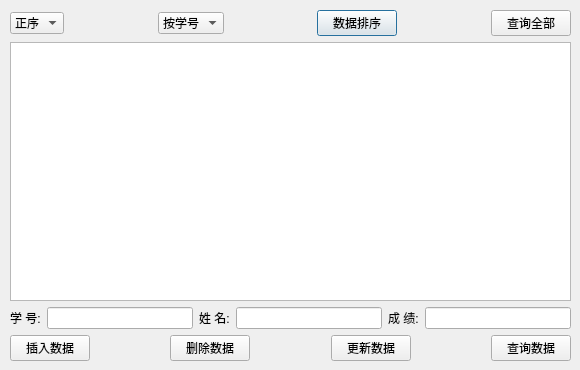
<?xml version="1.0" encoding="UTF-8"?>
<ui version="4.0">
 <class>StudentDialog</class>
 <widget class="QDialog" name="StudentDialog">
  <property name="geometry">
   <rect>
    <x>0</x>
    <y>0</y>
    <width>580</width>
    <height>370</height>
   </rect>
  </property>
  <property name="windowTitle">
   <string>学生管理系统 v1.0</string>
  </property>
  <property name="windowIcon">
   <iconset resource="images.qrc">
    <normaloff>:/new/prefix1/C:/Users/hongz/Pictures/4171306_day_flower_gift_love_valentine_icon.ico</normaloff>:/new/prefix1/C:/Users/hongz/Pictures/4171306_day_flower_gift_love_valentine_icon.ico</iconset>
  </property>
  <widget class="QWidget" name="layoutWidget">
   <property name="geometry">
    <rect>
     <x>10</x>
     <y>10</y>
     <width>561</width>
     <height>351</height>
    </rect>
   </property>
   <layout class="QVBoxLayout" name="verticalLayout">
    <item>
     <layout class="QHBoxLayout" name="horizontalLayout">
      <item>
       <widget class="QComboBox" name="comboBoxOrder">
        <item>
         <property name="text">
          <string>正序</string>
         </property>
        </item>
        <item>
         <property name="text">
          <string>倒序</string>
         </property>
        </item>
       </widget>
      </item>
      <item>
       <spacer name="horizontalSpacer">
        <property name="orientation">
         <enum>Qt::Horizontal</enum>
        </property>
        <property name="sizeHint" stdset="0">
         <size>
          <width>40</width>
          <height>20</height>
         </size>
        </property>
       </spacer>
      </item>
      <item>
       <widget class="QComboBox" name="comboBoxBy">
        <item>
         <property name="text">
          <string>按学号</string>
         </property>
        </item>
        <item>
         <property name="text">
          <string>按成绩</string>
         </property>
        </item>
        <item>
         <property name="text">
          <string>按姓名</string>
         </property>
        </item>
       </widget>
      </item>
      <item>
       <spacer name="horizontalSpacer_2">
        <property name="orientation">
         <enum>Qt::Horizontal</enum>
        </property>
        <property name="sizeHint" stdset="0">
         <size>
          <width>40</width>
          <height>20</height>
         </size>
        </property>
       </spacer>
      </item>
      <item>
       <widget class="QPushButton" name="pushButtonSort">
        <property name="text">
         <string>数据排序</string>
        </property>
       </widget>
      </item>
      <item>
       <spacer name="horizontalSpacer_6">
        <property name="orientation">
         <enum>Qt::Horizontal</enum>
        </property>
        <property name="sizeHint" stdset="0">
         <size>
          <width>40</width>
          <height>20</height>
         </size>
        </property>
       </spacer>
      </item>
      <item>
       <widget class="QPushButton" name="pushButtonQueryAll">
        <property name="text">
         <string>查询全部</string>
        </property>
       </widget>
      </item>
     </layout>
    </item>
    <item>
     <widget class="QTableView" name="tableView"/>
    </item>
    <item>
     <layout class="QHBoxLayout" name="horizontalLayout_2">
      <item>
       <widget class="QLabel" name="label">
        <property name="text">
         <string>学 号:</string>
        </property>
       </widget>
      </item>
      <item>
       <widget class="QLineEdit" name="lineEdit_ID"/>
      </item>
      <item>
       <widget class="QLabel" name="label_2">
        <property name="text">
         <string>姓 名:</string>
        </property>
       </widget>
      </item>
      <item>
       <widget class="QLineEdit" name="lineEdit_NAME"/>
      </item>
      <item>
       <widget class="QLabel" name="label_3">
        <property name="text">
         <string>成 绩:</string>
        </property>
       </widget>
      </item>
      <item>
       <widget class="QLineEdit" name="lineEdit_SCORE"/>
      </item>
     </layout>
    </item>
    <item>
     <layout class="QHBoxLayout" name="horizontalLayout_3">
      <item>
       <widget class="QPushButton" name="pushButton_INSERT">
        <property name="text">
         <string>插入数据</string>
        </property>
       </widget>
      </item>
      <item>
       <spacer name="horizontalSpacer_3">
        <property name="orientation">
         <enum>Qt::Horizontal</enum>
        </property>
        <property name="sizeHint" stdset="0">
         <size>
          <width>40</width>
          <height>20</height>
         </size>
        </property>
       </spacer>
      </item>
      <item>
       <widget class="QPushButton" name="pushButton_DELETE">
        <property name="text">
         <string>删除数据</string>
        </property>
       </widget>
      </item>
      <item>
       <spacer name="horizontalSpacer_4">
        <property name="orientation">
         <enum>Qt::Horizontal</enum>
        </property>
        <property name="sizeHint" stdset="0">
         <size>
          <width>40</width>
          <height>20</height>
         </size>
        </property>
       </spacer>
      </item>
      <item>
       <widget class="QPushButton" name="pushButton_UPDATE">
        <property name="text">
         <string>更新数据</string>
        </property>
       </widget>
      </item>
      <item>
       <spacer name="horizontalSpacer_5">
        <property name="orientation">
         <enum>Qt::Horizontal</enum>
        </property>
        <property name="sizeHint" stdset="0">
         <size>
          <width>40</width>
          <height>20</height>
         </size>
        </property>
       </spacer>
      </item>
      <item>
       <widget class="QPushButton" name="pushButton_SEARCH">
        <property name="text">
         <string>查询数据</string>
        </property>
       </widget>
      </item>
     </layout>
    </item>
   </layout>
  </widget>
 </widget>
 <resources>
  <include location="images.qrc"/>
 </resources>
 <connections/>
</ui>
